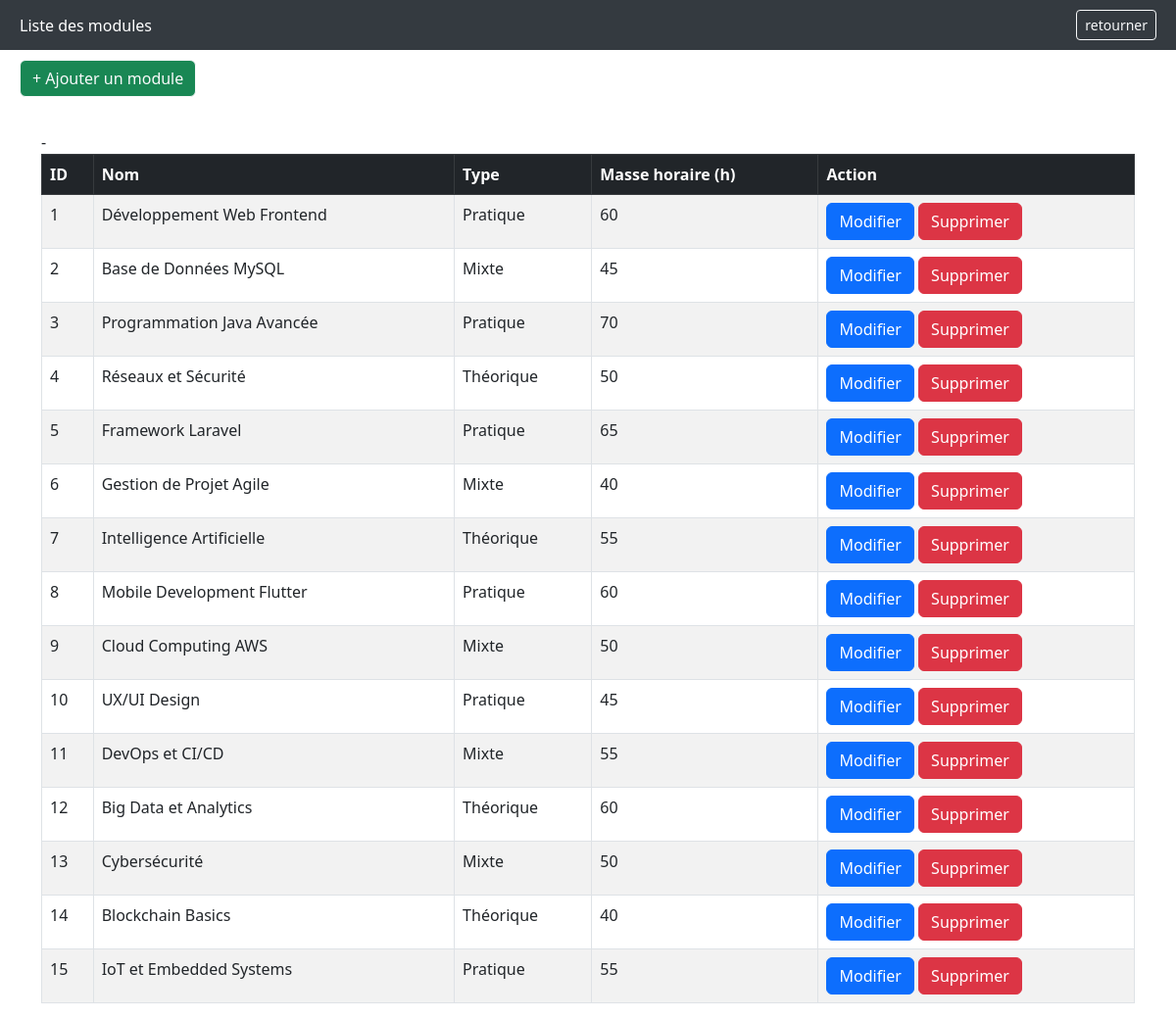
Screenshot of /admin/module/list.php (signed in) with the database file from the repository.
### tables this page shows
CREATE TABLE module (
    id_module INT PRIMARY KEY AUTO_INCREMENT,
    nom_module VARCHAR(100) NOT NULL,
    type_module VARCHAR(50),
    masse_horraire_module INT NOT NULL
);

### admin/module/list.php (the view, shortened to what this page needs)
<!DOCTYPE html>
<html lang="en">
<head>
    <link href="https://cdn.jsdelivr.net/npm/bootstrap@5.3.0/dist/css/bootstrap.min.css" rel="stylesheet">
</head>
<body>
<div class="header">
    <div>Liste des modules</div>
    <a href="../dashboard.php" class="btn btn-outline-light btn-sm">retourner</a>
</div>
<div class="header" style="background-color: white;">
    <a class="btn btn-outline-light btn-success" href="ajouter.php">+ Ajouter un module</a>
</div>
<?php
require "../../connexion.php";
$sql = "SELECT * FROM module";
$stmt = $pdo -> prepare($sql);
$stmt -> execute();
$resultat = $stmt -> fetchAll(PDO::FETCH_ASSOC);
if(!$resultat)
  {
    echo'<div class="alert alert-danger container mt-4">No module exist</div>';
  }
else
  {
  ?>
<div class="container mt-4">
  <table class="table table-bordered table-striped">
    <thead class="table-dark">
      <tr>
        <th>ID</th>
        <th>Nom</th>
        <th>Type</th>
        <th>Masse horaire (h)</th>
        <th>Action</th>
      </tr>-
    </thead>
    <tbody>
        <tr>
            <?php foreach($resultat as $r): ?>
            <td> <?php echo $r["id_module"]; ?> </td>
            <td> <?php echo $r["nom_module"]; ?> </td>
            <td> <?php echo $r["type_module"]; ?> </td>
            <td> <?php echo $r["masse_horraire_module"]; ?> </td>
            <td>
                <a class="btn btn-primary" href="modifier.php?module=<?= $r["id_module"]; ?>">Modifier</a>
                <a class="btn btn-danger" href="supprimer.php?module=<?= $r["id_module"]; ?>">Supprimer</a>
            </td>
        </tr>
        <?php endforeach;  }; ?>
    </tbody>
  </table>
</div>
</body>
</html>

### admin/module/list.php (style rules this page uses)
.header { background-color: #343a40; color: white; padding: 10px 20px; display: flex; justify-content: space-between; align-items: center; }

### rows the page displays
module: id_module "1", nom_module "Développement Web Frontend", type_module "Pratique", masse_horraire_module "60"
module: id_module "2", nom_module "Base de Données MySQL", type_module "Mixte", masse_horraire_module "45"
module: id_module "3", nom_module "Programmation Java Avancée", type_module "Pratique", masse_horraire_module "70"
module: id_module "4", nom_module "Réseaux et Sécurité", type_module "Théorique", masse_horraire_module "50"
module: id_module "5", nom_module "Framework Laravel", type_module "Pratique", masse_horraire_module "65"
module: id_module "6", nom_module "Gestion de Projet Agile", type_module "Mixte", masse_horraire_module "40"
module: id_module "7", nom_module "Intelligence Artificielle", type_module "Théorique", masse_horraire_module "55"
module: id_module "8", nom_module "Mobile Development Flutter", type_module "Pratique", masse_horraire_module "60"
module: id_module "9", nom_module "Cloud Computing AWS", type_module "Mixte", masse_horraire_module "50"
module: id_module "10", nom_module "UX/UI Design", type_module "Pratique", masse_horraire_module "45"
module: id_module "11", nom_module "DevOps et CI/CD", type_module "Mixte", masse_horraire_module "55"
module: id_module "12", nom_module "Big Data et Analytics", type_module "Théorique", masse_horraire_module "60"
module: id_module "13", nom_module "Cybersécurité", type_module "Mixte", masse_horraire_module "50"
module: id_module "14", nom_module "Blockchain Basics", type_module "Théorique", masse_horraire_module "40"
module: id_module "15", nom_module "IoT et Embedded Systems", type_module "Pratique", masse_horraire_module "55"
